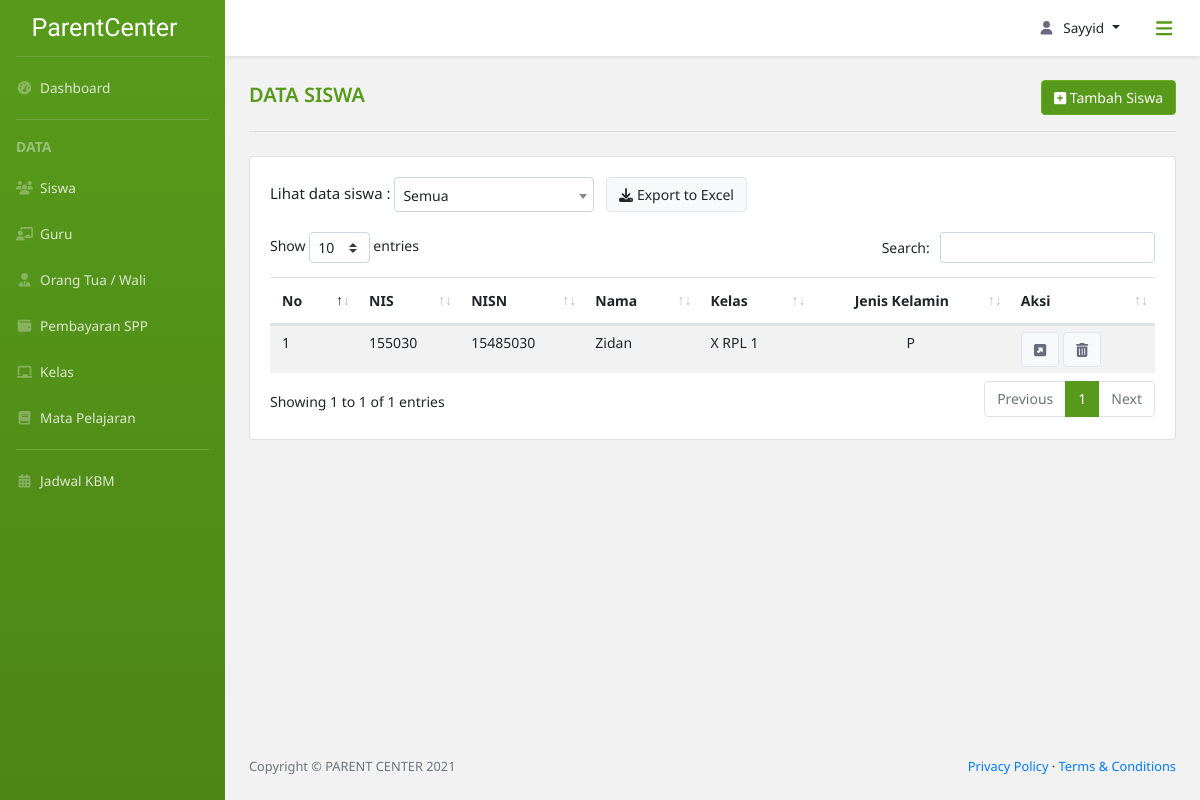
Before: /data_siswa/ (signed in) with the older database file.
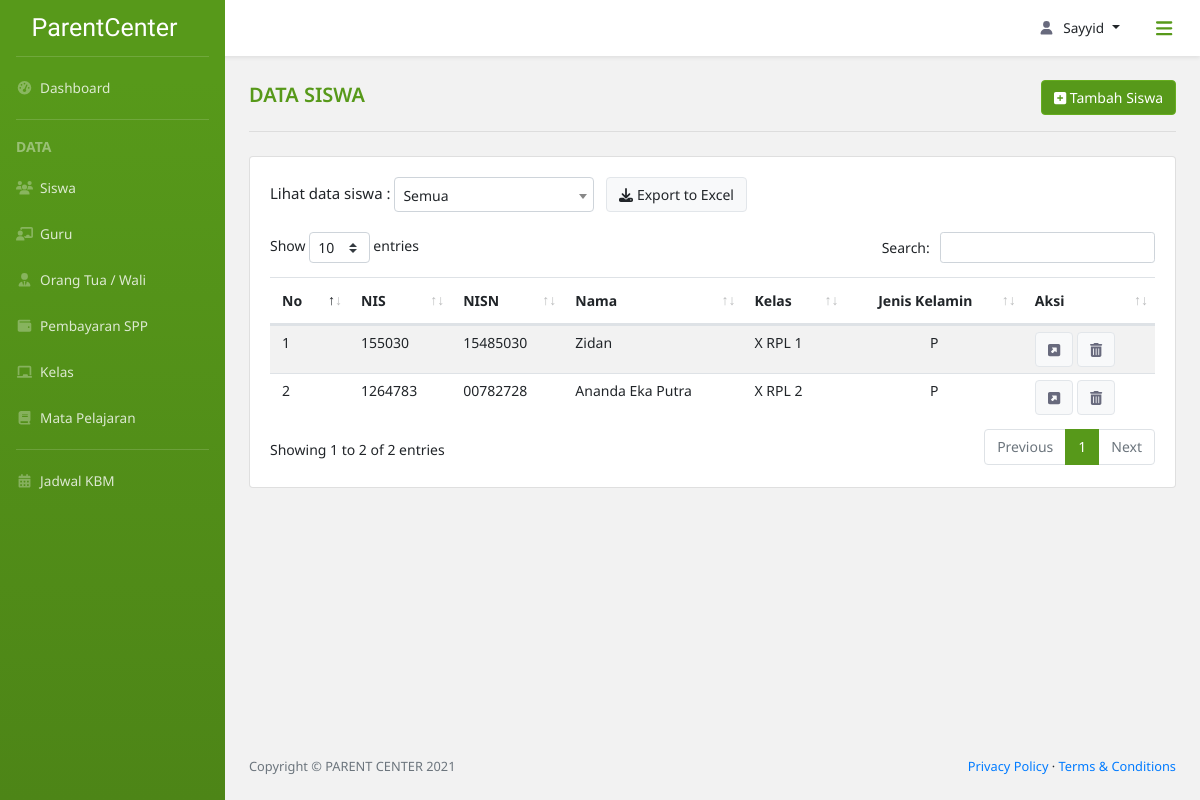
After: the same page with the newer database file.
### parent_center_app/models.py (models this page shows, shortened)
class Siswa(models.Model):
    nis = models.CharField(max_length=15, null=True)
    nisn = models.CharField(max_length=15, null=True)
    id_siswa = models.CharField(max_length=30,
                                primary_key=True,
                                unique=True,
                                default=custom_siswa,
                                editable=False)
    nama = models.CharField(max_length=50)
    tpt_lahir = models.CharField(max_length=50)
    tgl_lahir = models.DateField(default=date.today)
    agama = models.CharField(max_length=15)
    class jns_kelamin(models.TextChoices):
        P = 'Perempuan'
        L = 'Laki-Laki'
    jns_kelamin = models.CharField(max_length=10,
                                   choices=jns_kelamin.choices,
                                   default=jns_kelamin.L)
    no_tlp = models.CharField(max_length=13, null=True)
    alamat = models.TextField(null=True)
    id_kelas = models.ForeignKey(Kelas, null=True, on_delete=models.SET_NULL)

class Kelas(models.Model):
    id_kelas = models.CharField(max_length=10,
                                primary_key=True,
                                unique=True,
                                default=custom_kelas,
                                editable=False)
    class rentang_kelas(models.TextChoices):
        X = 'X'
        XI = 'XI'
        XII = 'XII'
    kelas = models.CharField(max_length=3,
                             choices=rentang_kelas.choices,
                             default=rentang_kelas.X)
    class jurusan(models.TextChoices):
        TITL = 'Teknik Intalasi Tenaga Listrik'
        TP = 'Teknik Pemesinan'
        TKR = 'Teknik Kendaraan Ringan'
        TKJ = 'Teknik Komputer Jaringan'
        RPL = 'Rekayasa Perangkat Lunak'
        TBSM = 'Teknik dan Bisnis Sepeda Motor'
    jurusan = models.CharField(max_length=30,
                               choices=jurusan.choices,
                               default=jurusan.TITL)
    no_kelas = models.SmallIntegerField(default=1)

### parent_center_app/views.py (the view)
# urls.py: path('data_siswa/', views.dataSiswa, name='data siswa'),
@login_required(login_url='login')
def dataSiswa(request):
    if level_permission(request, ['Admin']) is False:
        return redirect(level_login(request))
    else:
        siswas = Siswa.objects.all()
        kelass = Kelas.objects.all().order_by('kelas', 'jurusan', 'no_kelas')
        context = {
            'title': 'Data Siswa',
            'Siswas': siswas,
            'Kelass': kelass,
        }
        return render(request,
                      'parent_center_app/data_siswa.html',
                      context)

### parent_center_app/views.py (called while the page is built)
def level_permission(current_user, level: list) -> bool:
    if current_user.user.extend_user.user_level in level:
        return True
    else:
        return False

### parent_center_app/templates/parent_center_app/Data_siswa.html (shortened to what the changed rows need)
{% extends 'parent_center_app/base.html' %}
{% block content %}
    <div class="row">
        <div class="col-lg-12">
            <div class="card">
                <div class="card-body card-dashboard">
                    <div class="row mx-0">
                        <div class="col-lg-12 px-0 div-sort">
                        </div>
                    </div>
                    <div class="table-responsive table-siswa">
                        <table class="table table table-striped table-siswa" id="table-custom">
                            <thead>
                                <tr>
                                    <th scope="col">No</th>
                                    <th scope="col">NIS</th>
                                    <th scope="col">NISN</th>
                                    <th scope="col">Nama</th>
                                    <th scope="col">Kelas</th>
                                    <th scope="col" class="text-center">Jenis Kelamin</th>
                                    <th scope="col">Aksi</th>
                                </tr>
                            </thead>
                            <tbody>
                                {% for siswa in Siswas %}
                                <tr>
                                    <td>{{forloop.counter}}</td>
                                    <td>{{siswa.nis}}</td>
                                    <td>{{siswa.nisn}}</td>
                                    <td>{{siswa.nama}}</td>
                                    <td>
                                        {{siswa.id_kelas.kelas}}
                                            {% if siswa.id_kelas.jurusan == "Rekayasa Perangkat Lunak" %}
                                                RPL
                                            {% elif siswa.id_kelas.jurusan == "Teknik Komputer Jaringan" %}
                                                TKJ
                                            {% elif siswa.id_kelas.jurusan == "Teknik Intalasi Tenaga Listrik" %}
                                                TITL
                                            {% elif siswa.id_kelas.jurusan == "Teknik Pemesinan" %}
                                                TP
                                            {% elif siswa.id_kelas.jurusan == "Teknik Kendaraan Ringan" %}
                                                TKR
                                            {% else %}
                                                TBSM
                                            {% endif %}
                                        {{ siswa.id_kelas.no_kelas }}
                                    </td>
                                    <td class="text-center">
                                        {% if siswa.jns_kelamin == "Laki-laki" %}
                                            L
                                        {% else %}
                                            P
                                        {% endif %}
                                    </td>
                                    <td>
                                        <a class="btn btn-light" href="/detail_siswa"><i class="fas fa-external-link-square-alt"></i></a>
                                        <button class="btn btn-light" type="button" data-toggle="modal" data-target="#modal_hapus"><i class="fas fa-trash-alt"></i></button>
                                    </td>
                                </tr>
                                {% endfor %}
                            </tbody>
                        </table>
                    </div>
                </div>
            </div>
        </div>
    </div>
{% endblock content %}

Changed rows visible on the page:
added Siswa: nis "1264783", nisn "00782728", nama "Ananda Eka Putra", id_kelas.kelas "X", shows "RPL", id_kelas.no_kelas "2", jns_kelamin "P"
Other visible differences:
text written by a page script: "Show entries Search: Showing 1 to 1 of 1 entries Previous 1 Next" → "Show entries Search: Showing 1 to 2 of 2 entries Previous 1 Next"
